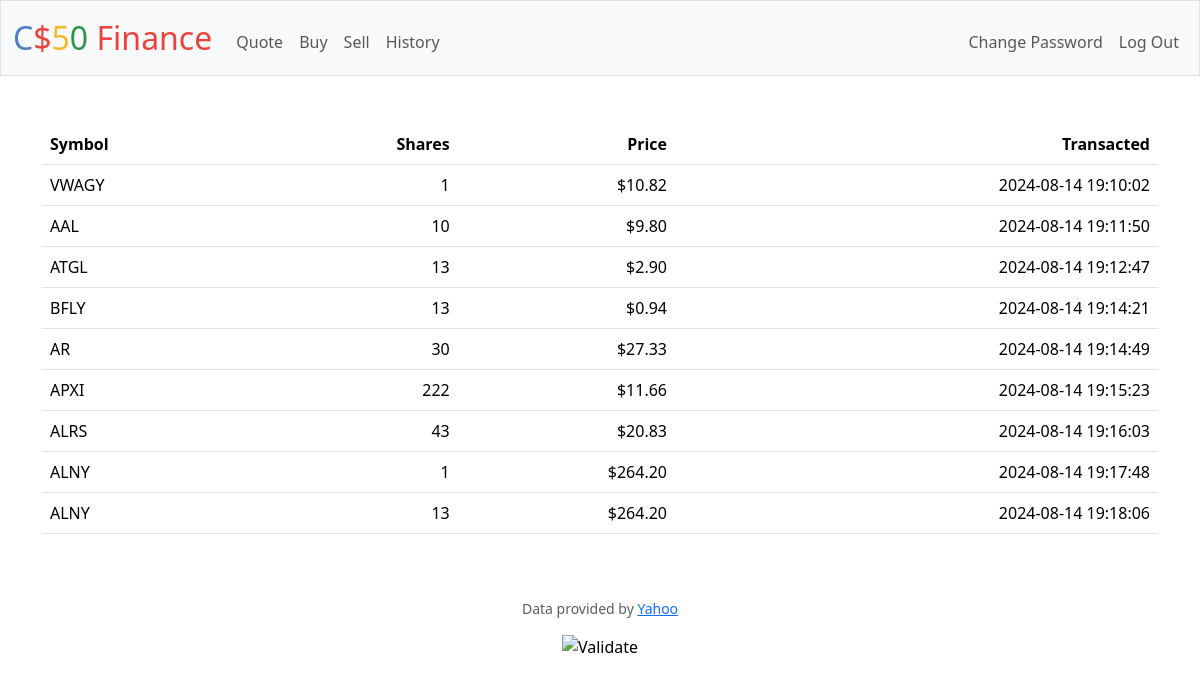
Page /history (signed in) on the committed database.
### tables this page shows
CREATE TABLE 'shares' ('share_id' INTEGER PRIMARY KEY NOT NULL, 'user_id' INTEGER,'symbol' TEXT, 'shares' INTEGER,'price' NUMERIC, 'date' DATETIME DEFAULT CURRENT_TIMESTAMP,'currentprice' NUMERIC);

### app.py (the view)
@app.route("/history")
@login_required
def history():
    history = db.execute("SELECT symbol, shares, price, date FROM shares where user_id = ? ORDER BY date", session["user_id"])
    return render_template("history.html", history = history)

### app.py (called while the page is built)
@app.after_request
def after_request(response):
    response.headers["Cache-Control"] = "no-cache, no-store, must-revalidate"
    response.headers["Expires"] = 0
    response.headers["Pragma"] = "no-cache"
    return response

### helpers.py (called while the page is built)
def login_required(f):
    @wraps(f)
    def decorated_function(*args, **kwargs):
        if session.get("user_id") is None:
            return redirect("/login")
        return f(*args, **kwargs)
    return decorated_function

def usd(value):
    return f"${value:,.2f}"

### templates/history.html (shortened to what this page needs)
{% extends "layout.html" %}
{% block main %}
<table class="table">
    <thead>
        <tr>
            <th class="text-start">Symbol</th>
            <th class="text-end">Shares</th>
            <th class="text-end">Price</th>
            <th class="text-end">Transacted</th>
        </tr>
    </thead>
    <tbody>
        {% for history in history %}
            <tr>
                <td class="text-start">{{ history.symbol }}</td>
                <td class="text-end">{{ history.shares }}</td>
                <td class="text-end">{{ history.price | usd }}</td>
                <td class="text-end">{{ history.date }}</td>
            </tr>
            {% endfor %}
    </tbody>
</table>
{% endblock %}

### templates/layout.html (shortened to what this page needs)
<!DOCTYPE html>
<html lang="en">
    <head>
        <link href="https://cdn.jsdelivr.net/npm/bootstrap@5.3.3/dist/css/bootstrap.min.css" rel="stylesheet">
        <link href="/static/styles.css" rel="stylesheet">
    </head>
    <body>
        <nav class="bg-light border navbar navbar-expand-md navbar-light">
            <div class="container-fluid">
                <a class="navbar-brand" href="/"><span class="blue">C</span><span class="red">$</span><span class="yellow">5</span><span class="green">0</span> <span class="red">Finance</span></a>
                <div class="collapse navbar-collapse" id="navbar">
                    {% if session["user_id"] %}
                        <ul class="navbar-nav me-auto mt-2">
                            <li class="nav-item"><a class="nav-link" href="/quote">Quote</a></li>
                            <li class="nav-item"><a class="nav-link" href="/buy">Buy</a></li>
                            <li class="nav-item"><a class="nav-link" href="/sell">Sell</a></li>
                            <li class="nav-item"><a class="nav-link" href="/history">History</a></li>
                        </ul>
                        <ul class="navbar-nav ms-auto mt-2">
                            <li class="nav-item"><a class="nav-link" href="/changepass">Change Password</a></li>
                            <li class="nav-item"><a class="nav-link" href="/logout">Log Out</a></li>
                        </ul>
                    {% else %}
                        <ul class="navbar-nav ms-auto mt-2">
                            <li class="nav-item"><a class="nav-link" href="/register">Register</a></li>
                            <li class="nav-item"><a class="nav-link" href="/login">Log In</a></li>
                        </ul>
                    {% endif %}
                </div>
            </div>
        </nav>
        <main class="container py-5 text-center">
            {% block main %}{% endblock %}
        </main>
        <footer class="mb-5">
            <p class="mb-3 small text-center text-muted">
                Data provided by <a href="https://finance.yahoo.com/">Yahoo</a>
            </p>
            <form action="https://validator.w3.org/check" class="text-center" enctype="multipart/form-data" method="post" target="_blank">
                <input alt="Validate" src="/static/I_heart_validator.png" type="image">
            </form>
        </footer>
    </body>
</html>

### static/styles.css (style rules this page uses)
nav .navbar-brand { font-size: xx-large; }
nav .navbar-brand .blue { color: #537fbe; }
nav .navbar-brand .red { color: #ea433b; }
nav .navbar-brand .yellow { color: #f5b82e; }
nav .navbar-brand .green { color: #2e944b; }

### rows in the picture
shares: symbol "VWAGY", shares "1", price "$10.82", date "2024-08-14 19:10:02"
shares: symbol "AAL", shares "10", price "$9.80", date "2024-08-14 19:11:50"
shares: symbol "ATGL", shares "13", price "$2.90", date "2024-08-14 19:12:47"
shares: symbol "BFLY", shares "13", price "$0.94", date "2024-08-14 19:14:21"
shares: symbol "AR", shares "30", price "$27.33", date "2024-08-14 19:14:49"
shares: symbol "APXI", shares "222", price "$11.66", date "2024-08-14 19:15:23"
shares: symbol "ALRS", shares "43", price "$20.83", date "2024-08-14 19:16:03"
shares: symbol "ALNY", shares "1", price "$264.20", date "2024-08-14 19:17:48"
shares: symbol "ALNY", shares "13", price "$264.20", date "2024-08-14 19:18:06"
